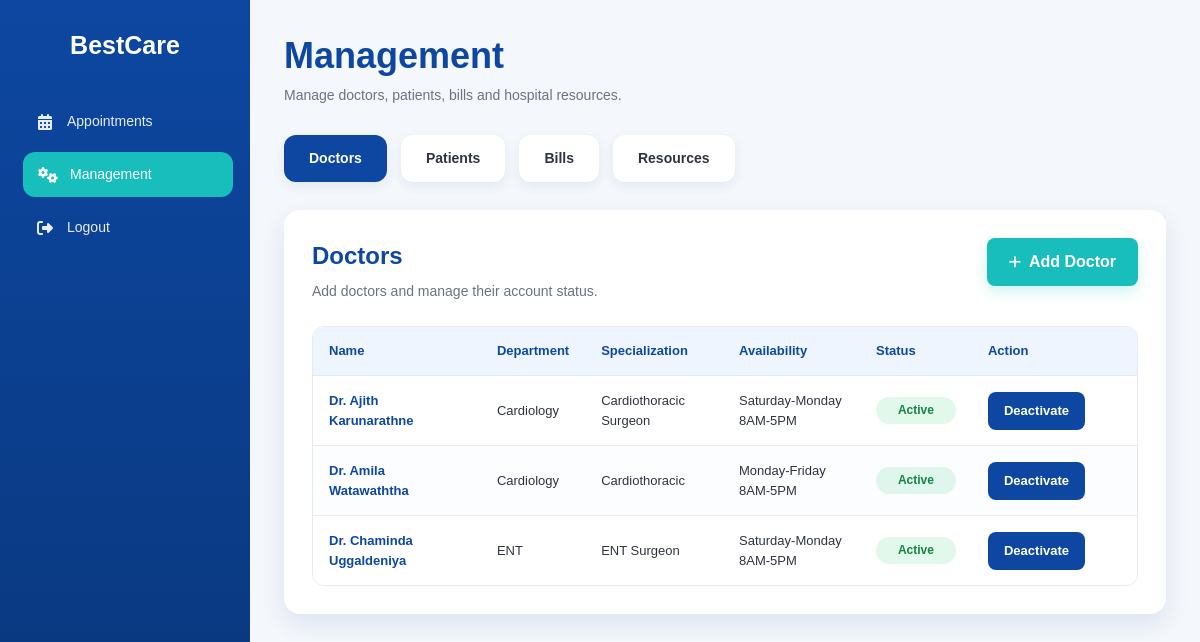
The app's page /admin_management.php (signed in) with its own data.
### tables this page shows
CREATE TABLE `doctors` (
  `doctor_id` int(11) NOT NULL,
  `user_id` int(11) NOT NULL,
  `department_id` int(11) NOT NULL,
  `first_name` varchar(50) NOT NULL,
  `last_name` varchar(50) NOT NULL,
  `phone` varchar(15) NOT NULL,
  `specialization` varchar(100) NOT NULL,
  `availability` varchar(100) NOT NULL,
  `created_at` datetime NOT NULL
);

CREATE TABLE `departments` (
  `department_id` int(11) NOT NULL,
  `department_name` varchar(100) NOT NULL,
  `description` text NOT NULL,
  `status` enum('Active','Inactive') NOT NULL DEFAULT 'Active'
);

CREATE TABLE `users` (
  `user_id` int(11) NOT NULL,
  `role_id` int(11) NOT NULL,
  `username` varchar(100) NOT NULL,
  `email` varchar(100) NOT NULL,
  `password` varchar(255) NOT NULL,
  `status` enum('Active','Inactive') NOT NULL DEFAULT 'Active',
  `created_at` datetime NOT NULL DEFAULT current_timestamp()
);

### admin_management.php (the view, shortened to what this page needs)
<?php
require_once "db_process/includes/connection.php";
function e($value)
{
    return htmlspecialchars(
        $value ?? "",
        ENT_QUOTES,
        "UTF-8"
    );
}
$doctors=[];
$doctorSql="
SELECT
d.*,
u.username,
u.email,
u.status,
dep.department_name
FROM doctors d
INNER JOIN users u
ON d.user_id=u.user_id
LEFT JOIN departments dep
ON d.department_id=dep.department_id
ORDER BY
d.first_name,
d.last_name
";
$doctorResult=
mysqli_query(
$conn,
$doctorSql
);
while(
$row=mysqli_fetch_assoc(
$doctorResult
)){
    $doctors[]=$row;
}
?>
<!DOCTYPE html>
<html lang="en">
<head>
    <link rel="stylesheet" href="css/admin_management.css">
    <link rel="stylesheet" href="https://cdnjs.cloudflare.com/ajax/libs/font-awesome/6.7.2/css/all.min.css">
</head>
<body>
<div class="admin-layout">
    <aside
        class="admin-sidebar"
        id="adminSidebar"
    >
        <h2>BestCare</h2>
        <ul>
            <li>
                <a href="admin_appointments.php">
                    <i class="fa-solid fa-calendar-days"></i>
                    <span>Appointments</span>
                </a>
            </li>
            <li class="active">
                <a href="admin_management.php">
                    <i class="fa-solid fa-gears"></i>
                    <span>Management</span>
                </a>
            </li>
            <li>
                <a href="logout.php">
                    <i class="fa-solid fa-right-from-bracket"></i>
                    <span>Logout</span>
                </a>
            </li>
        </ul>
    </aside>
    <main class="admin-main">
        <header class="admin-mobile-header">
            <div class="admin-page-heading">
                <h1>Management</h1>
                <p>
                    Manage doctors, patients, bills and hospital resources.
                </p>
            </div>
        </header>
        <nav
            class="management-tabs"
            aria-label="Management sections"
        >
            <button
                type="button"
                class="tab-button active"
                id="doctorsTab"
                data-tab="doctors"
                aria-controls="doctors"
                aria-selected="true"
            >
                Doctors
            </button>
            <button
                type="button"
                class="tab-button"
                id="patientsTab"
                data-tab="patients"
                aria-controls="patients"
                aria-selected="false"
            >
                Patients
            </button>
            <button
                type="button"
                class="tab-button"
                id="billsTab"
                data-tab="bills"
                aria-controls="bills"
                aria-selected="false"
            >
                Bills
            </button>
            <button
                type="button"
                class="tab-button"
                id="resourcesTab"
                data-tab="resources"
                aria-controls="resources"
                aria-selected="false"
            >
                Resources
            </button>
        </nav>
        <section
            class="management-section active"
            id="doctors"
            role="tabpanel"
            aria-labelledby="doctorsTab"
        >
            <div class="section-header">
                <div>
                    <h2>Doctors</h2>
                    <p>
                        Add doctors and manage their account status.
                    </p>
                </div>
                <button
                    type="button"
                    class="primary-btn"
                    id="addDoctorBtn"
                >
                    <i class="fa-solid fa-plus"></i>
                    <span>Add Doctor</span>
                </button>
            </div>
            <div class="management-table-wrapper">
                <table class="management-table">
                    <thead>
                        <tr>
                            <th scope="col">Name</th>
                            <th scope="col">Department</th>
                            <th scope="col">Specialization</th>
                            <th scope="col">Availability</th>
                            <th scope="col">Status</th>
                            <th scope="col">Action</th>
                        </tr>
                    </thead>
                    <tbody>
                        <?php if (count($doctors) > 0): ?>
                            <?php foreach ($doctors as $doctor): ?>
                                <?php
                                $doctorStatus =
                                    strtolower(
                                        trim(
                                            $doctor["status"] ?? ""
                                        )
                                    );
                                ?>
                                <tr>
                                    <td class="person-name">
                                        Dr.
                                        <?php
                                        echo e(
                                            $doctor["first_name"]
                                            . " "
                                            . $doctor["last_name"]
                                        );
                                        ?>
                                    </td>
                                    <td>
                                        <?php
                                        echo e(
                                            $doctor["department_name"]
                                            ?: "Not assigned"
                                        );
                                        ?>
                                    </td>
                                    <td>
                                        <?php
                                        echo e(
                                            $doctor["specialization"]
                                            ?: "Not specified"
                                        );
                                        ?>
                                    </td>
                                    <td>
                                        <?php
                                        echo e(
                                            $doctor["availability"]
                                            ?: "Not specified"
                                        );
                                        ?>
                                    </td>
                                    <td>
                                        <span
                                            class="status <?php echo e($doctorStatus); ?>"
                                        >
                                            <?php
                                            echo e(
                                                $doctor["status"]
                                            );
                                            ?>
                                        </span>
                                    </td>
                                    <td>
                                        <form
                                            class="table-action-form"
                                            action="db_process/admin_management_process.php"
                                            method="POST"
                                        >
                                            <button
                                                class="secondary-btn"
                                                type="submit"
                                            >
                                                <?php if ($doctor["status"] === "Active"): ?>
                                                    Deactivate
                                                <?php else: ?>
                                                    Activate
                                                <?php endif; ?>
                                            </button>
                                        </form>
                                    </td>
                                </tr>
                            <?php endforeach; ?>
                        <?php endif; ?>
                    </tbody>
                </table>
            </div>
        </section>
        </main>
</div>
</body>
</html>

### records on screen
doctors: first_name+last_name "Ajith Karunarathne", department.department_name "Cardiology", specialization "Cardiothoracic Surgeon", availability "Saturday-Monday 8AM-5PM", user.status "Active"
doctors: first_name+last_name "Amila Watawaththa", department.department_name "Cardiology", specialization "Cardiothoracic", availability "Monday-Friday 8AM-5PM", user.status "Active"
doctors: first_name+last_name "Chaminda Uggaldeniya", department.department_name "ENT", specialization "ENT Surgeon", availability "Saturday-Monday 8AM-5PM", user.status "Active"
